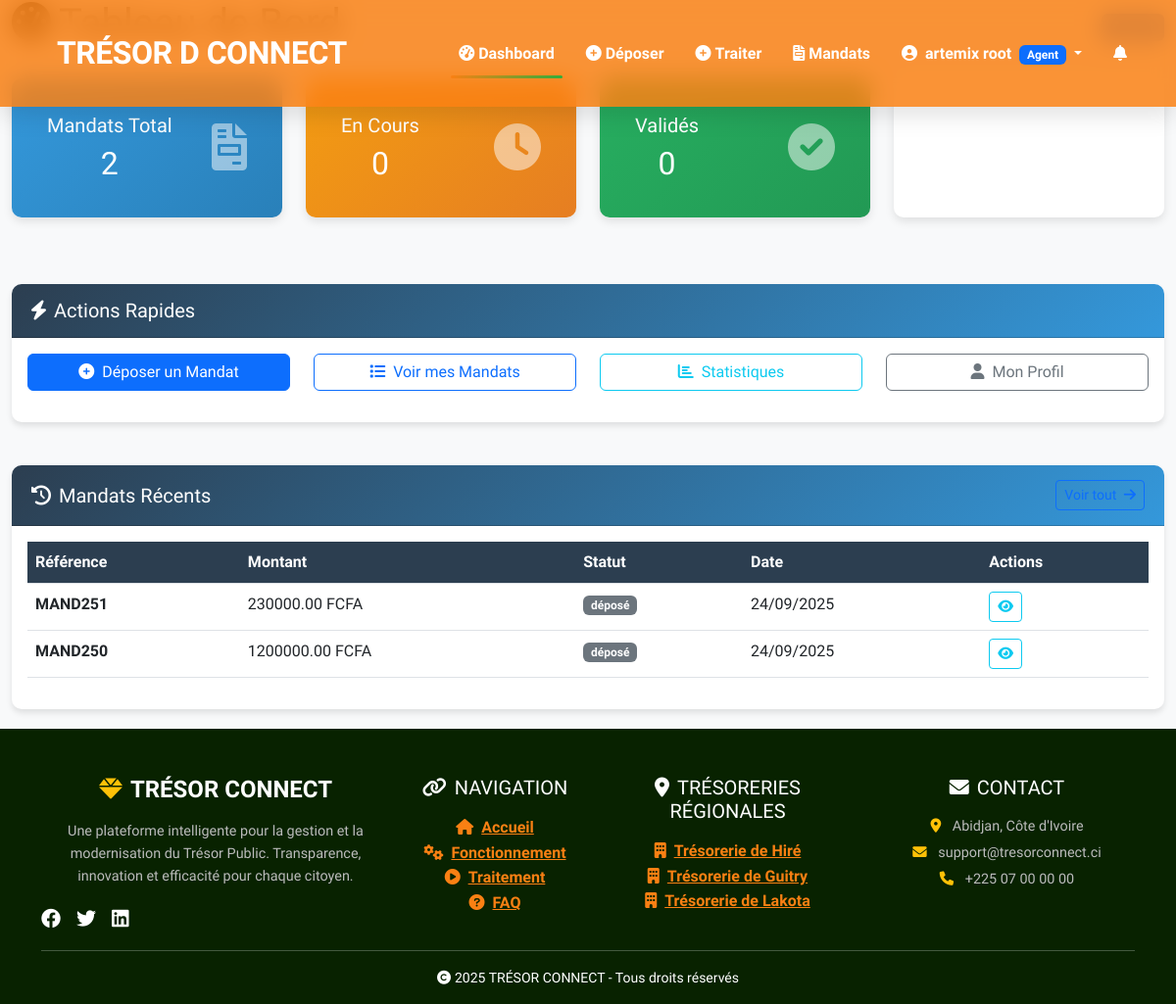
The app's page /dashboard (signed in) with its own data.
### models.py (models this page shows, shortened)
class User(UserMixin, db.Model):
    __tablename__ = 'users'
    id = db.Column(db.Integer, primary_key=True)
    email = db.Column(db.String(120), unique=True, nullable=False)
    telephone = db.Column(db.String(20), nullable=False)
    nom_complet = db.Column(db.String(200), nullable=False)
    password_hash = db.Column(db.String(256), nullable=False)
    role = db.Column(db.Enum(UserRole), nullable=False)
    entreprise = db.Column(db.String(200))
    service = db.Column(db.String(200))
    is_active = db.Column(db.Boolean, default=True)
    date_creation = db.Column(db.DateTime, default=datetime.utcnow)
    last_login = db.Column(db.DateTime)
    mandats_agent = db.relationship('Mandat', foreign_keys='Mandat.agent_id', backref='agent', lazy=True)
    mandats_fournisseur = db.relationship('Mandat', foreign_keys='Mandat.fournisseur_id', backref='fournisseur', lazy=True)
    historiques = db.relationship('HistoriqueMandat', backref='user', lazy=True)
    notifications = db.relationship('Notification', backref='user', lazy=True)
    otps = db.relationship('OTP', backref='user', lazy=True)

class Mandat(db.Model):
    __tablename__ = 'mandats'
    id = db.Column(db.Integer, primary_key=True)
    reference = db.Column(db.String(50), unique=True, nullable=False)
    numero_facture = db.Column(db.String(50), nullable=True)  # Ajout du champ pour le numéro de facture
    montant = db.Column(db.Numeric(10, 2), nullable=False)    # Utilisation de Numeric pour la précision des montants
    description = db.Column(db.Text)
    date_depot = db.Column(db.DateTime, default=datetime.utcnow, nullable=False)  # Date d'arrivée
    date_echeance = db.Column(db.Date, nullable=True) # Ajout de la date d'échéance. Peut être nulle si non applicable.
    date_validation = db.Column(db.DateTime, nullable=True)
    date_paiement = db.Column(db.DateTime, nullable=True)
    statut = db.Column(db.Enum(StatutMandat), default=StatutMandat.DEPOSE, nullable=False)
    fichier_original = db.Column(db.String(255), nullable=True)
    agent_id = db.Column(db.Integer, db.ForeignKey('users.id'), nullable=False)
    fournisseur_id = db.Column(db.Integer, db.ForeignKey('users.id'), nullable=False)
    historiques = db.relationship('HistoriqueMandat', backref='mandat', lazy=True)

### app.py (the view, shortened to what this page needs)
@app.route('/dashboard')
@login_required
def dashboard():
    if current_user.role == UserRole.AGENT:
        mandats_total = Mandat.query.filter_by(agent_id=current_user.id).count()
        mandats_en_cours = Mandat.query.filter_by(agent_id=current_user.id, statut=StatutMandat.EN_COURS).count()
        mandats_valides = Mandat.query.filter_by(agent_id=current_user.id, statut=StatutMandat.VALIDE).count()
        mandats_payes = Mandat.query.filter_by(agent_id=current_user.id, statut=StatutMandat.PAYE).count()
        mandats_recents = Mandat.query.filter_by(agent_id=current_user.id).order_by(Mandat.date_depot.desc()).limit(5).all()
        return render_template('user_agent/agent_dashboard.html',
                             mandats_total=mandats_total,
                             mandats_en_cours=mandats_en_cours,
                             mandats_valides=mandats_valides,
                             mandats_payes=mandats_payes,
                             mandats_recents=mandats_recents)
    return redirect(url_for('home'))

### templates/user_agent/agent_dashboard.html (shortened to what this page needs)
{% extends "base.html" %}
{% block content %}
<div class="container-fluid">
    <div class="row">
        <div class="col-12">
            <div class="d-flex justify-content-between align-items-center mb-4">
                <h1><i class="fas fa-tachometer-alt me-2"></i>Tableau de Bord</h1>
                <span class="badge bg-primary fs-6">Agent</span>
            </div>
        </div>
    </div>
    <div class="row mb-4">
        <div class="col-xl-3 col-md-6 mb-4">
            <div class="card stat-card primary">
                <div class="card-body">
                    <div class="d-flex justify-content-between">
                        <div>
                            <h5 class="card-title">Mandats Total</h5>
                            <h2 class="mb-0">{{ mandats_total }}</h2>
                        </div>
                        <div class="align-self-center">
                            <i class="fas fa-file-invoice fa-3x opacity-50"></i>
                        </div>
                    </div>
                </div>
            </div>
        </div>
        <div class="col-xl-3 col-md-6 mb-4">
            <div class="card stat-card warning">
                <div class="card-body">
                    <div class="d-flex justify-content-between">
                        <div>
                            <h5 class="card-title">En Cours</h5>
                            <h2 class="mb-0">{{ mandats_en_cours }}</h2>
                        </div>
                        <div class="align-self-center">
                            <i class="fas fa-clock fa-3x opacity-50"></i>
                        </div>
                    </div>
                </div>
            </div>
        </div>
        <div class="col-xl-3 col-md-6 mb-4">
            <div class="card stat-card success">
                <div class="card-body">
                    <div class="d-flex justify-content-between">
                        <div>
                            <h5 class="card-title">Validés</h5>
                            <h2 class="mb-0">{{ mandats_valides }}</h2>
                        </div>
                        <div class="align-self-center">
                            <i class="fas fa-check-circle fa-3x opacity-50"></i>
                        </div>
                    </div>
                </div>
            </div>
        </div>
        <div class="col-xl-3 col-md-6 mb-4">
            <div class="card stat-card info">
                <div class="card-body">
                    <div class="d-flex justify-content-between">
                        <div>
                            <h5 class="card-title">Payés</h5>
                            <h2 class="mb-0">{{ mandats_payes if mandats_payes is defined else 0 }}</h2>
                        </div>
                        <div class="align-self-center">
                            <i class="fas fa-money-bill-wave fa-3x opacity-50"></i>
                        </div>
                    </div>
                </div>
            </div>
        </div>
    </div>
    <div class="row mb-4">
        <div class="col-12">
            <div class="card">
                <div class="card-header">
                    <h5 class="card-title mb-0"><i class="fas fa-bolt me-2"></i>Actions Rapides</h5>
                </div>
                <div class="card-body">
                    <div class="row">
                        <div class="col-md-3 mb-3">
                            <a href="{{ url_for('deposer_mandat') }}" class="btn btn-primary w-100">
                                <i class="fas fa-plus-circle me-2"></i>Déposer un Mandat
                            </a>
                        </div>
                        <div class="col-md-3 mb-3">
                            <a href="{{ url_for('mes_mandats') }}" class="btn btn-outline-primary w-100">
                                <i class="fas fa-list me-2"></i>Voir mes Mandats
                            </a>
                        </div>
                        <div class="col-md-3 mb-3">
                            <a href="{{ url_for('statistiques') }}" class="btn btn-outline-info w-100">
                                <i class="fas fa-chart-bar me-2"></i>Statistiques
                            </a>
                        </div>
                        <div class="col-md-3 mb-3">
                            <a href="{{ url_for('profil') }}" class="btn btn-outline-secondary w-100">
                                <i class="fas fa-user me-2"></i>Mon Profil
                            </a>
                        </div>
                    </div>
                </div>
            </div>
        </div>
    </div>
    <div class="row">
        <div class="col-12">
            <div class="card">
                <div class="card-header d-flex justify-content-between align-items-center">
                    <h5 class="card-title mb-0"><i class="fas fa-history me-2"></i>Mandats Récents</h5>
                    <a href="{{ url_for('mes_mandats') }}" class="btn btn-sm btn-outline-primary">
                        Voir tout <i class="fas fa-arrow-right ms-1"></i>
                    </a>
                </div>
                <div class="card-body">
                    {% if mandats_recents %}
                    <div class="table-responsive">
                        <table class="table table-hover">
                            <thead>
                                <tr>
                                    <th>Référence</th>
                                    <th>Montant</th>
                                    <th>Statut</th>
                                    <th>Date</th>
                                    <th>Actions</th>
                                </tr>
                            </thead>
                            <tbody>
                                {% for mandat in mandats_recents %}
                                <tr>
                                    <td><strong>{{ mandat.reference }}</strong></td>
                                    <td>{{ mandat.montant }} FCFA</td>
                                    <td>
                                        <span class="badge
                                            {% if mandat.statut.value == 'validé' %}bg-success
                                            {% elif mandat.statut.value == 'en_cours' %}bg-warning
                                            {% elif mandat.statut.value == 'rejeté' %}bg-danger
                                            {% else %}bg-secondary{% endif %}">
                                            {{ mandat.statut.value }}
                                        </span>
                                    </td>
                                    <td>{{ mandat.date_depot.strftime('%d/%m/%Y') }}</td>
                                    <td>
                                        <a href="{{ url_for('suivi_mandat', mandat_id=mandat.id) }}"
                                           class="btn btn-sm btn-outline-info">
                                            <i class="fas fa-eye"></i>
                                        </a>
                                    </td>
                                </tr>
                                {% endfor %}
                            </tbody>
                        </table>
                    </div>
                    {% endif %}
                </div>
            </div>
        </div>
    </div>
</div>
{% endblock %}

### templates/base.html (shortened to what this page needs)
<!DOCTYPE html>
<html lang="{{ lang }}">
<head>
  <link href="https://cdn.jsdelivr.net/npm/bootstrap@5.3.0/dist/css/bootstrap.min.css" rel="stylesheet">
  <link href="https://cdnjs.cloudflare.com/ajax/libs/font-awesome/6.0.0-beta3/css/all.min.css" rel="stylesheet">
  <link href="{{ url_for('static', filename='css/base.css') }}" rel="stylesheet">
</head>
<body class="d-flex flex-column min-vh-100">
  <header class="custom-header py-3">
    <div class="container">
      <nav class="navbar navbar-expand-lg navbar-dark">
        <a class="navbar-brand" href="#">
          TRÉSOR D CONNECT
        </a>
        <div class="collapse navbar-collapse" id="navbarNav">
          <ul class="navbar-nav ms-auto">
            {% if current_user.is_authenticated %}
              <li class="nav-item">
                <a class="nav-link {% if request.endpoint == 'dashboard' %}active{% endif %}" href="{{ url_for('dashboard') }}">
                  <i class="fas fa-tachometer-alt me-1"></i>Dashboard
                </a>
              </li>
              {% if current_user.role.value == 'agent' %}
              <li class="nav-item">
                <a class="nav-link {% if request.endpoint == 'deposer_mandat' %}active{% endif %}" href="{{ url_for('deposer_mandat') }}">
                  <i class="fas fa-plus-circle me-1"></i>Déposer
                </a>
              </li>
              <li class="nav-item">
                <a class="nav-link {% if request.endpoint == 'mandats_a_traiter' %}active{% endif %}" href="{{ url_for('mandats_a_traiter') }}">
                  <i class="fas fa-plus-circle me-1"></i>Traiter
                </a>
              </li>
              <li class="nav-item">
                <a class="nav-link {% if request.endpoint == 'mes_mandats' %}active{% endif %}" href="{{ url_for('mes_mandats') }}">
                  <i class="fas fa-file-invoice me-1"></i>Mandats
                </a>
              </li>
              {% endif %}
              <li class="nav-item dropdown">
                <a class="nav-link dropdown-toggle" href="#" id="userDropdown" role="button" data-bs-toggle="dropdown">
                  <i class="fas fa-user-circle me-1"></i>
                  {{ current_user.nom_complet }}
                  <span class="badge bg-{% if current_user.role.value == 'admin' %}danger{% elif current_user.role.value == 'agent' %}primary{% elif current_user.role.value == 'tresorier' %}warning{% else %}success{% endif %} ms-1">
                    {{ current_user.role.value|title }}
                  </span>
                </a>
              </li>
              <li class="nav-item dropdown">
                <a class="nav-link position-relative" href="#" id="notificationsDropdown" role="button" data-bs-toggle="dropdown">
                  <i class="fas fa-bell"></i>
                </a>
              </li>
            {% endif %}
          </ul>
        </div>
      </nav>
    </div>
  </header>
  <main class="flex-grow-1">
    {% block content %}{% endblock %}
  </main>
  <footer class="footer-custom text-white pt-5 pb-3">
    <div class="container">
      <div class="row gy-4">
        <div class="col-lg-4 col-md-6">
          <h4 class="fw-bold mb-3">
            <i class="fas fa-gem text-warning me-2"></i>TRÉSOR CONNECT
          </h4>
          <p class="small">
            Une plateforme intelligente pour la gestion et la modernisation du Trésor Public.
            Transparence, innovation et efficacité pour chaque citoyen.
          </p>
          <div class="d-flex gap-3 mt-3">
            <a href="#" class="text-white fs-5"><i class="fab fa-facebook"></i></a>
            <a href="#" class="text-white fs-5"><i class="fab fa-twitter"></i></a>
            <a href="#" class="text-white fs-5"><i class="fab fa-linkedin"></i></a>
          </div>
        </div>
        <div class="col-lg-2 col-md-6">
          <h5 class="text-uppercase mb-3"><i class="fas fa-link me-2"></i>Navigation</h5>
          <ul class="list-unstyled">
            <li><a href="{{ url_for('home') }}" class="footer-link"><i class="fas fa-home me-2"></i>Accueil</a></li>
            <li><a href="{{ url_for('fonction') }}" class="footer-link"><i class="fas fa-cogs me-2"></i>Fonctionnement</a></li>
            <li><a href="{{ url_for('traitement') }}" class="footer-link"><i class="fas fa-play-circle me-2"></i>Traitement</a></li>
            <li><a href="{{ url_for('faq') }}" class="footer-link"><i class="fas fa-question-circle me-2"></i>FAQ</a></li>
          </ul>
        </div>
        <div class="col-lg-3 col-md-6">
          <h5 class="text-uppercase mb-3"><i class="fas fa-map-marker-alt me-2"></i>Trésoreries régionales</h5>
          <ul class="list-unstyled">
            <li><a href="#" class="footer-link"><i class="fas fa-building me-2"></i>Trésorerie de Hiré</a></li>
            <li><a href="#" class="footer-link"><i class="fas fa-building me-2"></i>Trésorerie de Guitry</a></li>
            <li><a href="#" class="footer-link"><i class="fas fa-building me-2"></i>Trésorerie de Lakota</a></li>
          </ul>
        </div>
        <div class="col-lg-3 col-md-6">
          <h5 class="text-uppercase mb-3"><i class="fas fa-envelope me-2"></i>Contact</h5>
          <p class="small mb-1"><i class="fas fa-map-marker-alt me-2 text-warning"></i> Abidjan, Côte d'Ivoire</p>
          <p class="small mb-1"><i class="fas fa-envelope me-2 text-warning"></i> support@tresorconnect.ci</p>
          <p class="small"><i class="fas fa-phone me-2 text-warning"></i> +225 07 00 00 00</p>
        </div>
      </div>
      <hr class="border-light">
      <div class="text-center small">
        <i class="fas fa-copyright me-1"></i>2025 TRÉSOR CONNECT - Tous droits réservés
      </div>
    </div>
  </footer>
</body>
</html>

### records on screen
User: nom_complet "artemix root", role.value "Agent"
Mandat: reference "MAND251", montant "230000.00", statut.value "déposé", date_depot "24/09/2025"
Mandat: reference "MAND250", montant "1200000.00", statut.value "déposé", date_depot "24/09/2025"

### other values on screen
{{ mandats_total }} "2"
{{ mandats_en_cours }} "0"
{{ mandats_valides }} "0"
